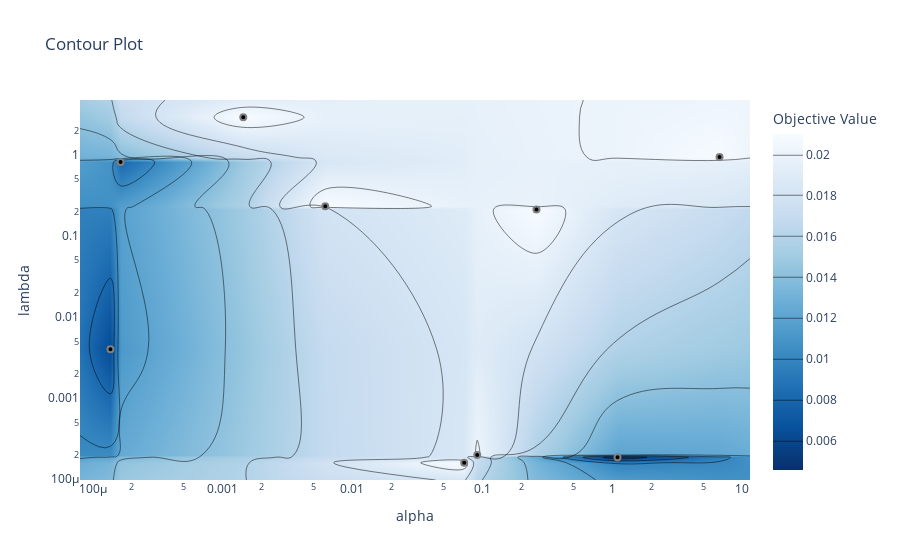

Notebook source saved alongside this figure:
### Code cell
optuna.visualization.plot_contour(find_params,params=['alpha','lambda'])

### Figure 1 — Plotly figure (JSON) as saved in the notebook; plotly's stock layout.template omitted (floating-point values rounded to 4 significant figures)
{"data": [{"colorbar": {"title": {"text": "Objective Value"}}, "colorscale": [[0, "rgb(247,251,255)"], [0.125, "rgb(222,235,247)"], [0.25, "rgb(198,219,239)"], [0.375, "rgb(158,202,225)"], [0.5, "rgb(107,174,214)"], [0.625, "rgb(66,146,198)"], [0.75, "rgb(33,113,181)"], [0.875, "rgb(8,81,156)"], [1, "rgb(8,48,107)"]], "connectgaps": true, "contours": {"coloring": "heatmap"}, "hoverinfo": "none", "line": {"smoothing": 1.3}, "reversescale": true, "type": "contour", "x": [8.009e-05, 0.0001374, 0.0001643, 0.001445, 0.006176, 0.0724, 0.09119, 0.2605, 1.095, 6.674, 11.45], "y": [9.768e-05, 0.0001595, 0.0001861, 0.0001983, 0.003985, 0.2114, 0.2319, 0.8168, 0.9369, 2.899, 4.734], "z": [[null, null, null, null, null, null, null, null, null, null, null], [null, null, null, null, null, 0.021, null, null, null, null, null], [null, null, null, null, null, null, null, null, 0.004583, null, null], [null, null, null, null, null, null, 0.02017, null, null, null, null], [null, 0.006316, null, null, null, null, null, null, null, null, null], [null, null, null, null, null, null, null, 0.02098, null, null, null], [null, null, null, null, 0.021, null, null, null, null, null, null], [null, null, 0.00816, null, null, null, null, null, null, null, null], [null, null, null, null, null, null, null, null, null, 0.02093, null], [null, null, null, 0.021, null, null, null, null, null, null, null], [null, null, null, null, null, null, null, null, null, null, null]]}, {"marker": {"color": "black", "line": {"color": "Gray", "width": 2}}, "mode": "markers", "name": "Feasible Trial", "showlegend": false, "type": "scatter", "x": [1.095, 6.674, 0.0001643, 0.09119, 0.001445, 0.0724, 0.0001374, 0.2605, 0.006176], "y": [0.0001861, 0.9369, 0.8168, 0.0001983, 2.899, 0.0001595, 0.003985, 0.2114, 0.2319]}, {"marker": {"color": "#cccccc", "line": {"color": "Gray", "width": 2}}, "mode": "markers", "name": "Infeasible Trial", "showlegend": false, "type": "scatter", "x": [], "y": []}], "layout": {"title": {"text": "Contour Plot"}, "xaxis": {"range": [-4.096, 1.059], "title": {"text": "alpha"}, "type": "log"}, "yaxis": {"range": [-4.01, 0.6752], "title": {"text": "lambda"}, "type": "log"}}}
